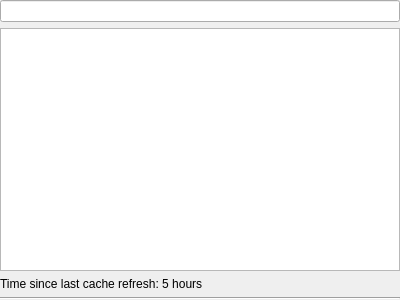
<ui version="4.0" >
 <class>KpkHistory</class>
 <widget class="QWidget" name="KpkHistory" >
  <property name="geometry" >
   <rect>
    <x>0</x>
    <y>0</y>
    <width>400</width>
    <height>300</height>
   </rect>
  </property>
  <property name="windowTitle" >
   <string>History</string>
  </property>
  <layout class="QGridLayout" name="gridLayout" >
   <property name="margin" >
    <number>0</number>
   </property>
   <item row="0" column="0" >
    <widget class="KLineEdit" name="searchLineKLE" >
     <property name="clickMessage" >
      <string>Type filter</string>
     </property>
     <property name="showClearButton" stdset="0" >
      <bool>true</bool>
     </property>
    </widget>
   </item>
   <item row="1" column="0" >
    <widget class="QTreeView" name="treeView" >
     <property name="alternatingRowColors" >
      <bool>true</bool>
     </property>
     <property name="iconSize" >
      <size>
       <width>24</width>
       <height>24</height>
      </size>
     </property>
     <property name="rootIsDecorated" >
      <bool>false</bool>
     </property>
     <property name="itemsExpandable" >
      <bool>false</bool>
     </property>
     <property name="sortingEnabled" >
      <bool>true</bool>
     </property>
    </widget>
   </item>
   <item row="2" column="0" >
    <widget class="QLabel" name="timeCacheLabel" >
     <property name="text" >
      <string>Time since last cache refresh: 5 hours</string>
     </property>
    </widget>
   </item>
   <item row="3" column="0" >
    <widget class="Line" name="line" >
     <property name="orientation" >
      <enum>Qt::Horizontal</enum>
     </property>
    </widget>
   </item>
  </layout>
 </widget>
 <customwidgets>
  <customwidget>
   <class>KLineEdit</class>
   <extends>QLineEdit</extends>
   <header>klineedit.h</header>
  </customwidget>
 </customwidgets>
 <resources/>
 <connections/>
</ui>
